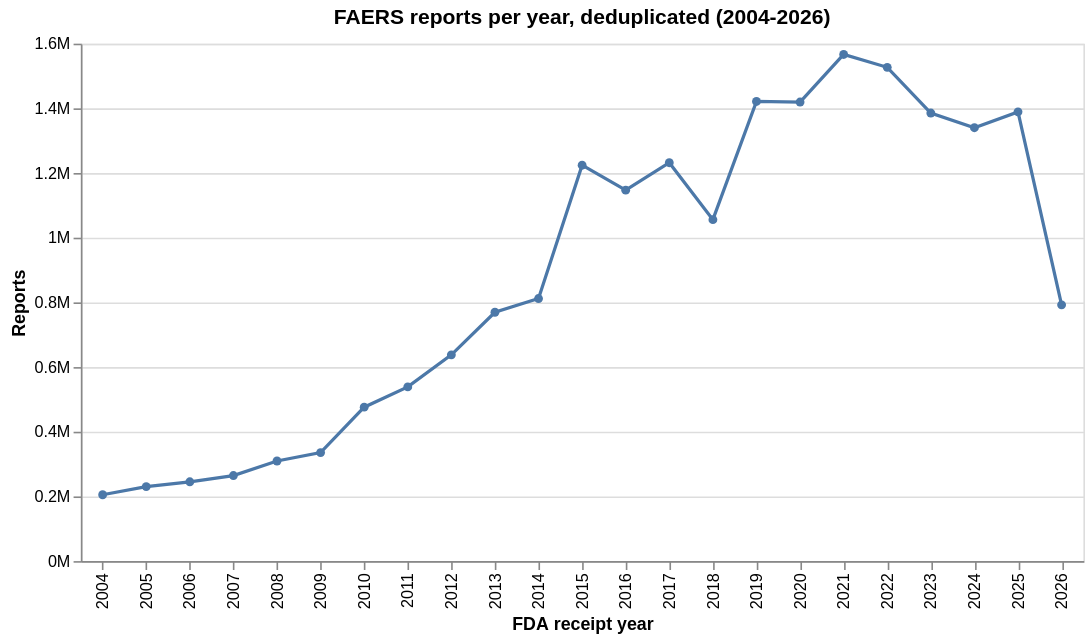

Express this chart as Vega-Lite.
### Vega-Lite specification from a JSON file in a GitHub repository (floating-point values rounded to 4 significant figures)
{"config": {"view": {"continuousWidth": 300, "continuousHeight": 300}}, "data": {"name": "data-b3441ccad3816dd5965f257ab4af87a3"}, "mark": {"type": "line", "color": "#4C78A8", "point": true}, "encoding": {"tooltip": [{"field": "year", "type": "ordinal"}, {"field": "reports", "format": ",", "type": "quantitative"}], "x": {"field": "year", "title": "FDA receipt year", "type": "ordinal"}, "y": {"axis": {"format": "~s"}, "field": "reports", "title": "Reports", "type": "quantitative"}}, "height": 320, "title": "FAERS reports per year, deduplicated (2004-2026)", "width": 620, "$schema": "https://vega.github.io/schema/vega-lite/v6.1.0.json", "datasets": {"data-b3441ccad3816dd5965f257ab4af87a3": [{"year": 2004, "reports": 205154}, {"year": 2005, "reports": 230441}, {"year": 2006, "reports": 245237}, {"year": 2007, "reports": 264528}, {"year": 2008, "reports": 309538}, {"year": 2009, "reports": 335508}, {"year": 2010, "reports": 475980}, {"year": 2011, "reports": 538584}, {"year": 2012, "reports": 637755}, {"year": 2013, "reports": 769472}, {"year": 2014, "reports": 811933}, {"year": 2015, "reports": 1224113}, {"year": 2016, "reports": 1147014}, {"year": 2017, "reports": 1231908}, {"year": 2018, "reports": 1055713}, {"year": 2019, "reports": 1421252}, {"year": 2020, "reports": 1419546}, {"year": 2021, "reports": 1566609}, {"year": 2022, "reports": 1526834}, {"year": 2023, "reports": 1385487}, {"year": 2024, "reports": 1340061}, {"year": 2025, "reports": 1389118}, {"year": 2026, "reports": 792341}]}}
